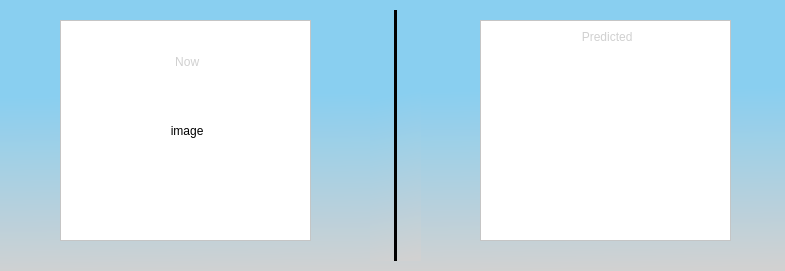
<?xml version="1.0" encoding="UTF-8"?>
<ui version="4.0">
 <class>CardsWidget</class>
 <widget class="QFrame" name="CardsWidget">
  <property name="geometry">
   <rect>
    <x>0</x>
    <y>0</y>
    <width>785</width>
    <height>271</height>
   </rect>
  </property>
  <property name="sizeIncrement">
   <size>
    <width>0</width>
    <height>1</height>
   </size>
  </property>
  <property name="windowTitle">
   <string>Frame</string>
  </property>
  <property name="autoFillBackground">
   <bool>false</bool>
  </property>
  <property name="styleSheet">
   <string notr="true">background-color: qlineargradient(spread:pad, x1:0.559, y1:0, x2:0.598, y2:1, stop:0.335196 rgba(137, 207, 240, 255), stop:1 rgba(209, 209, 209, 255));</string>
  </property>
  <widget class="QFrame" name="nowFrame">
   <property name="enabled">
    <bool>true</bool>
   </property>
   <property name="geometry">
    <rect>
     <x>60</x>
     <y>20</y>
     <width>251</width>
     <height>221</height>
    </rect>
   </property>
   <property name="styleSheet">
    <string notr="true">background-color: rgb(255, 255, 255);</string>
   </property>
   <property name="frameShape">
    <enum>QFrame::StyledPanel</enum>
   </property>
   <property name="frameShadow">
    <enum>QFrame::Raised</enum>
   </property>
   <layout class="QVBoxLayout" name="verticalLayout_4">
    <item>
     <layout class="QVBoxLayout" name="verticalLayout">
      <item>
       <widget class="QLabel" name="labelNow">
        <property name="palette">
         <palette>
          <active>
           <colorrole role="WindowText">
            <brush brushstyle="SolidPattern">
             <color alpha="255">
              <red>0</red>
              <green>0</green>
              <blue>0</blue>
             </color>
            </brush>
           </colorrole>
           <colorrole role="Button">
            <brush brushstyle="SolidPattern">
             <color alpha="255">
              <red>255</red>
              <green>255</green>
              <blue>255</blue>
             </color>
            </brush>
           </colorrole>
           <colorrole role="ButtonText">
            <brush brushstyle="SolidPattern">
             <color alpha="255">
              <red>0</red>
              <green>0</green>
              <blue>0</blue>
             </color>
            </brush>
           </colorrole>
           <colorrole role="Base">
            <brush brushstyle="SolidPattern">
             <color alpha="255">
              <red>255</red>
              <green>255</green>
              <blue>255</blue>
             </color>
            </brush>
           </colorrole>
           <colorrole role="Window">
            <brush brushstyle="SolidPattern">
             <color alpha="255">
              <red>255</red>
              <green>255</green>
              <blue>255</blue>
             </color>
            </brush>
           </colorrole>
           <colorrole role="HighlightedText">
            <brush brushstyle="SolidPattern">
             <color alpha="255">
              <red>0</red>
              <green>0</green>
              <blue>0</blue>
             </color>
            </brush>
           </colorrole>
          </active>
          <inactive>
           <colorrole role="WindowText">
            <brush brushstyle="SolidPattern">
             <color alpha="255">
              <red>208</red>
              <green>208</green>
              <blue>208</blue>
             </color>
            </brush>
           </colorrole>
           <colorrole role="Button">
            <brush brushstyle="SolidPattern">
             <color alpha="255">
              <red>255</red>
              <green>255</green>
              <blue>255</blue>
             </color>
            </brush>
           </colorrole>
           <colorrole role="ButtonText">
            <brush brushstyle="SolidPattern">
             <color alpha="255">
              <red>208</red>
              <green>208</green>
              <blue>208</blue>
             </color>
            </brush>
           </colorrole>
           <colorrole role="Base">
            <brush brushstyle="SolidPattern">
             <color alpha="255">
              <red>255</red>
              <green>255</green>
              <blue>255</blue>
             </color>
            </brush>
           </colorrole>
           <colorrole role="Window">
            <brush brushstyle="SolidPattern">
             <color alpha="255">
              <red>255</red>
              <green>255</green>
              <blue>255</blue>
             </color>
            </brush>
           </colorrole>
           <colorrole role="HighlightedText">
            <brush brushstyle="SolidPattern">
             <color alpha="255">
              <red>240</red>
              <green>240</green>
              <blue>240</blue>
             </color>
            </brush>
           </colorrole>
          </inactive>
          <disabled>
           <colorrole role="WindowText">
            <brush brushstyle="SolidPattern">
             <color alpha="96">
              <red>164</red>
              <green>166</green>
              <blue>168</blue>
             </color>
            </brush>
           </colorrole>
           <colorrole role="Button">
            <brush brushstyle="SolidPattern">
             <color alpha="255">
              <red>255</red>
              <green>255</green>
              <blue>255</blue>
             </color>
            </brush>
           </colorrole>
           <colorrole role="ButtonText">
            <brush brushstyle="SolidPattern">
             <color alpha="96">
              <red>164</red>
              <green>166</green>
              <blue>168</blue>
             </color>
            </brush>
           </colorrole>
           <colorrole role="Base">
            <brush brushstyle="SolidPattern">
             <color alpha="255">
              <red>255</red>
              <green>255</green>
              <blue>255</blue>
             </color>
            </brush>
           </colorrole>
           <colorrole role="Window">
            <brush brushstyle="SolidPattern">
             <color alpha="255">
              <red>255</red>
              <green>255</green>
              <blue>255</blue>
             </color>
            </brush>
           </colorrole>
           <colorrole role="HighlightedText">
            <brush brushstyle="SolidPattern">
             <color alpha="255">
              <red>240</red>
              <green>240</green>
              <blue>240</blue>
             </color>
            </brush>
           </colorrole>
          </disabled>
         </palette>
        </property>
        <property name="text">
         <string>&lt;holder&gt; Now</string>
        </property>
        <property name="alignment">
         <set>Qt::AlignCenter</set>
        </property>
       </widget>
      </item>
      <item>
       <widget class="QLabel" name="iconLabel">
        <property name="text">
         <string>&lt;holder&gt; image</string>
        </property>
        <property name="alignment">
         <set>Qt::AlignCenter</set>
        </property>
       </widget>
      </item>
      <item>
       <widget class="QLabel" name="labelNowValue">
        <property name="palette">
         <palette>
          <active>
           <colorrole role="WindowText">
            <brush brushstyle="SolidPattern">
             <color alpha="255">
              <red>0</red>
              <green>0</green>
              <blue>0</blue>
             </color>
            </brush>
           </colorrole>
           <colorrole role="Button">
            <brush brushstyle="SolidPattern">
             <color alpha="255">
              <red>255</red>
              <green>255</green>
              <blue>255</blue>
             </color>
            </brush>
           </colorrole>
           <colorrole role="ButtonText">
            <brush brushstyle="SolidPattern">
             <color alpha="255">
              <red>0</red>
              <green>0</green>
              <blue>0</blue>
             </color>
            </brush>
           </colorrole>
           <colorrole role="Base">
            <brush brushstyle="SolidPattern">
             <color alpha="255">
              <red>255</red>
              <green>255</green>
              <blue>255</blue>
             </color>
            </brush>
           </colorrole>
           <colorrole role="Window">
            <brush brushstyle="SolidPattern">
             <color alpha="255">
              <red>255</red>
              <green>255</green>
              <blue>255</blue>
             </color>
            </brush>
           </colorrole>
           <colorrole role="HighlightedText">
            <brush brushstyle="SolidPattern">
             <color alpha="255">
              <red>0</red>
              <green>0</green>
              <blue>0</blue>
             </color>
            </brush>
           </colorrole>
          </active>
          <inactive>
           <colorrole role="WindowText">
            <brush brushstyle="SolidPattern">
             <color alpha="255">
              <red>208</red>
              <green>208</green>
              <blue>208</blue>
             </color>
            </brush>
           </colorrole>
           <colorrole role="Button">
            <brush brushstyle="SolidPattern">
             <color alpha="255">
              <red>255</red>
              <green>255</green>
              <blue>255</blue>
             </color>
            </brush>
           </colorrole>
           <colorrole role="ButtonText">
            <brush brushstyle="SolidPattern">
             <color alpha="255">
              <red>208</red>
              <green>208</green>
              <blue>208</blue>
             </color>
            </brush>
           </colorrole>
           <colorrole role="Base">
            <brush brushstyle="SolidPattern">
             <color alpha="255">
              <red>255</red>
              <green>255</green>
              <blue>255</blue>
             </color>
            </brush>
           </colorrole>
           <colorrole role="Window">
            <brush brushstyle="SolidPattern">
             <color alpha="255">
              <red>255</red>
              <green>255</green>
              <blue>255</blue>
             </color>
            </brush>
           </colorrole>
           <colorrole role="HighlightedText">
            <brush brushstyle="SolidPattern">
             <color alpha="255">
              <red>240</red>
              <green>240</green>
              <blue>240</blue>
             </color>
            </brush>
           </colorrole>
          </inactive>
          <disabled>
           <colorrole role="WindowText">
            <brush brushstyle="SolidPattern">
             <color alpha="96">
              <red>164</red>
              <green>166</green>
              <blue>168</blue>
             </color>
            </brush>
           </colorrole>
           <colorrole role="Button">
            <brush brushstyle="SolidPattern">
             <color alpha="255">
              <red>255</red>
              <green>255</green>
              <blue>255</blue>
             </color>
            </brush>
           </colorrole>
           <colorrole role="ButtonText">
            <brush brushstyle="SolidPattern">
             <color alpha="96">
              <red>164</red>
              <green>166</green>
              <blue>168</blue>
             </color>
            </brush>
           </colorrole>
           <colorrole role="Base">
            <brush brushstyle="SolidPattern">
             <color alpha="255">
              <red>255</red>
              <green>255</green>
              <blue>255</blue>
             </color>
            </brush>
           </colorrole>
           <colorrole role="Window">
            <brush brushstyle="SolidPattern">
             <color alpha="255">
              <red>255</red>
              <green>255</green>
              <blue>255</blue>
             </color>
            </brush>
           </colorrole>
           <colorrole role="HighlightedText">
            <brush brushstyle="SolidPattern">
             <color alpha="255">
              <red>240</red>
              <green>240</green>
              <blue>240</blue>
             </color>
            </brush>
           </colorrole>
          </disabled>
         </palette>
        </property>
        <property name="text">
         <string>&lt;valuePlaceHolder&gt;</string>
        </property>
        <property name="alignment">
         <set>Qt::AlignCenter</set>
        </property>
       </widget>
      </item>
     </layout>
    </item>
   </layout>
  </widget>
  <widget class="Line" name="line">
   <property name="geometry">
    <rect>
     <x>370</x>
     <y>10</y>
     <width>51</width>
     <height>251</height>
    </rect>
   </property>
   <property name="palette">
    <palette>
     <active>
      <colorrole role="Button">
       <brush brushstyle="LinearGradientPattern">
        <gradient startx="0.559000000000000" starty="0.000000000000000" endx="0.598000000000000" endy="1.000000000000000" type="LinearGradient" spread="PadSpread" coordinatemode="ObjectBoundingMode">
         <gradientstop position="0.335196000000000">
          <color alpha="255">
           <red>137</red>
           <green>207</green>
           <blue>240</blue>
          </color>
         </gradientstop>
         <gradientstop position="1.000000000000000">
          <color alpha="255">
           <red>209</red>
           <green>209</green>
           <blue>209</blue>
          </color>
         </gradientstop>
        </gradient>
       </brush>
      </colorrole>
      <colorrole role="Dark">
       <brush brushstyle="SolidPattern">
        <color alpha="255">
         <red>183</red>
         <green>208</green>
         <blue>220</blue>
        </color>
       </brush>
      </colorrole>
      <colorrole role="Base">
       <brush brushstyle="LinearGradientPattern">
        <gradient startx="0.559000000000000" starty="0.000000000000000" endx="0.598000000000000" endy="1.000000000000000" type="LinearGradient" spread="PadSpread" coordinatemode="ObjectBoundingMode">
         <gradientstop position="0.335196000000000">
          <color alpha="255">
           <red>137</red>
           <green>207</green>
           <blue>240</blue>
          </color>
         </gradientstop>
         <gradientstop position="1.000000000000000">
          <color alpha="255">
           <red>209</red>
           <green>209</green>
           <blue>209</blue>
          </color>
         </gradientstop>
        </gradient>
       </brush>
      </colorrole>
      <colorrole role="Window">
       <brush brushstyle="LinearGradientPattern">
        <gradient startx="0.559000000000000" starty="0.000000000000000" endx="0.598000000000000" endy="1.000000000000000" type="LinearGradient" spread="PadSpread" coordinatemode="ObjectBoundingMode">
         <gradientstop position="0.335196000000000">
          <color alpha="255">
           <red>137</red>
           <green>207</green>
           <blue>240</blue>
          </color>
         </gradientstop>
         <gradientstop position="1.000000000000000">
          <color alpha="255">
           <red>209</red>
           <green>209</green>
           <blue>209</blue>
          </color>
         </gradientstop>
        </gradient>
       </brush>
      </colorrole>
     </active>
     <inactive>
      <colorrole role="Button">
       <brush brushstyle="LinearGradientPattern">
        <gradient startx="0.559000000000000" starty="0.000000000000000" endx="0.598000000000000" endy="1.000000000000000" type="LinearGradient" spread="PadSpread" coordinatemode="ObjectBoundingMode">
         <gradientstop position="0.335196000000000">
          <color alpha="255">
           <red>137</red>
           <green>207</green>
           <blue>240</blue>
          </color>
         </gradientstop>
         <gradientstop position="1.000000000000000">
          <color alpha="255">
           <red>209</red>
           <green>209</green>
           <blue>209</blue>
          </color>
         </gradientstop>
        </gradient>
       </brush>
      </colorrole>
      <colorrole role="Dark">
       <brush brushstyle="SolidPattern">
        <color alpha="255">
         <red>64</red>
         <green>65</green>
         <blue>66</blue>
        </color>
       </brush>
      </colorrole>
      <colorrole role="Base">
       <brush brushstyle="LinearGradientPattern">
        <gradient startx="0.559000000000000" starty="0.000000000000000" endx="0.598000000000000" endy="1.000000000000000" type="LinearGradient" spread="PadSpread" coordinatemode="ObjectBoundingMode">
         <gradientstop position="0.335196000000000">
          <color alpha="255">
           <red>137</red>
           <green>207</green>
           <blue>240</blue>
          </color>
         </gradientstop>
         <gradientstop position="1.000000000000000">
          <color alpha="255">
           <red>209</red>
           <green>209</green>
           <blue>209</blue>
          </color>
         </gradientstop>
        </gradient>
       </brush>
      </colorrole>
      <colorrole role="Window">
       <brush brushstyle="LinearGradientPattern">
        <gradient startx="0.559000000000000" starty="0.000000000000000" endx="0.598000000000000" endy="1.000000000000000" type="LinearGradient" spread="PadSpread" coordinatemode="ObjectBoundingMode">
         <gradientstop position="0.335196000000000">
          <color alpha="255">
           <red>137</red>
           <green>207</green>
           <blue>240</blue>
          </color>
         </gradientstop>
         <gradientstop position="1.000000000000000">
          <color alpha="255">
           <red>209</red>
           <green>209</green>
           <blue>209</blue>
          </color>
         </gradientstop>
        </gradient>
       </brush>
      </colorrole>
     </inactive>
     <disabled>
      <colorrole role="Button">
       <brush brushstyle="LinearGradientPattern">
        <gradient startx="0.559000000000000" starty="0.000000000000000" endx="0.598000000000000" endy="1.000000000000000" type="LinearGradient" spread="PadSpread" coordinatemode="ObjectBoundingMode">
         <gradientstop position="0.335196000000000">
          <color alpha="255">
           <red>137</red>
           <green>207</green>
           <blue>240</blue>
          </color>
         </gradientstop>
         <gradientstop position="1.000000000000000">
          <color alpha="255">
           <red>209</red>
           <green>209</green>
           <blue>209</blue>
          </color>
         </gradientstop>
        </gradient>
       </brush>
      </colorrole>
      <colorrole role="Dark">
       <brush brushstyle="SolidPattern">
        <color alpha="255">
         <red>183</red>
         <green>208</green>
         <blue>220</blue>
        </color>
       </brush>
      </colorrole>
      <colorrole role="Base">
       <brush brushstyle="LinearGradientPattern">
        <gradient startx="0.559000000000000" starty="0.000000000000000" endx="0.598000000000000" endy="1.000000000000000" type="LinearGradient" spread="PadSpread" coordinatemode="ObjectBoundingMode">
         <gradientstop position="0.335196000000000">
          <color alpha="255">
           <red>137</red>
           <green>207</green>
           <blue>240</blue>
          </color>
         </gradientstop>
         <gradientstop position="1.000000000000000">
          <color alpha="255">
           <red>209</red>
           <green>209</green>
           <blue>209</blue>
          </color>
         </gradientstop>
        </gradient>
       </brush>
      </colorrole>
      <colorrole role="Window">
       <brush brushstyle="LinearGradientPattern">
        <gradient startx="0.559000000000000" starty="0.000000000000000" endx="0.598000000000000" endy="1.000000000000000" type="LinearGradient" spread="PadSpread" coordinatemode="ObjectBoundingMode">
         <gradientstop position="0.335196000000000">
          <color alpha="255">
           <red>137</red>
           <green>207</green>
           <blue>240</blue>
          </color>
         </gradientstop>
         <gradientstop position="1.000000000000000">
          <color alpha="255">
           <red>209</red>
           <green>209</green>
           <blue>209</blue>
          </color>
         </gradientstop>
        </gradient>
       </brush>
      </colorrole>
     </disabled>
    </palette>
   </property>
   <property name="frameShadow">
    <enum>QFrame::Plain</enum>
   </property>
   <property name="lineWidth">
    <number>3</number>
   </property>
   <property name="orientation">
    <enum>Qt::Vertical</enum>
   </property>
  </widget>
  <widget class="QFrame" name="predictedFrame">
   <property name="geometry">
    <rect>
     <x>480</x>
     <y>20</y>
     <width>251</width>
     <height>221</height>
    </rect>
   </property>
   <property name="sizeIncrement">
    <size>
     <width>1</width>
     <height>1</height>
    </size>
   </property>
   <property name="autoFillBackground">
    <bool>false</bool>
   </property>
   <property name="styleSheet">
    <string notr="true">background-color: rgb(255, 255, 255);</string>
   </property>
   <property name="frameShape">
    <enum>QFrame::StyledPanel</enum>
   </property>
   <property name="frameShadow">
    <enum>QFrame::Raised</enum>
   </property>
   <layout class="QVBoxLayout" name="verticalLayout_3">
    <item>
     <layout class="QVBoxLayout" name="verticalLayout_2" stretch="0,2">
      <property name="spacing">
       <number>2</number>
      </property>
      <item>
       <widget class="QLabel" name="labelPredicted">
        <property name="palette">
         <palette>
          <active>
           <colorrole role="WindowText">
            <brush brushstyle="SolidPattern">
             <color alpha="255">
              <red>0</red>
              <green>0</green>
              <blue>0</blue>
             </color>
            </brush>
           </colorrole>
           <colorrole role="Button">
            <brush brushstyle="SolidPattern">
             <color alpha="255">
              <red>255</red>
              <green>255</green>
              <blue>255</blue>
             </color>
            </brush>
           </colorrole>
           <colorrole role="ButtonText">
            <brush brushstyle="SolidPattern">
             <color alpha="255">
              <red>0</red>
              <green>0</green>
              <blue>0</blue>
             </color>
            </brush>
           </colorrole>
           <colorrole role="Base">
            <brush brushstyle="SolidPattern">
             <color alpha="255">
              <red>255</red>
              <green>255</green>
              <blue>255</blue>
             </color>
            </brush>
           </colorrole>
           <colorrole role="Window">
            <brush brushstyle="SolidPattern">
             <color alpha="255">
              <red>255</red>
              <green>255</green>
              <blue>255</blue>
             </color>
            </brush>
           </colorrole>
           <colorrole role="HighlightedText">
            <brush brushstyle="SolidPattern">
             <color alpha="255">
              <red>0</red>
              <green>0</green>
              <blue>0</blue>
             </color>
            </brush>
           </colorrole>
          </active>
          <inactive>
           <colorrole role="WindowText">
            <brush brushstyle="SolidPattern">
             <color alpha="255">
              <red>208</red>
              <green>208</green>
              <blue>208</blue>
             </color>
            </brush>
           </colorrole>
           <colorrole role="Button">
            <brush brushstyle="SolidPattern">
             <color alpha="255">
              <red>255</red>
              <green>255</green>
              <blue>255</blue>
             </color>
            </brush>
           </colorrole>
           <colorrole role="ButtonText">
            <brush brushstyle="SolidPattern">
             <color alpha="255">
              <red>208</red>
              <green>208</green>
              <blue>208</blue>
             </color>
            </brush>
           </colorrole>
           <colorrole role="Base">
            <brush brushstyle="SolidPattern">
             <color alpha="255">
              <red>255</red>
              <green>255</green>
              <blue>255</blue>
             </color>
            </brush>
           </colorrole>
           <colorrole role="Window">
            <brush brushstyle="SolidPattern">
             <color alpha="255">
              <red>255</red>
              <green>255</green>
              <blue>255</blue>
             </color>
            </brush>
           </colorrole>
           <colorrole role="HighlightedText">
            <brush brushstyle="SolidPattern">
             <color alpha="255">
              <red>240</red>
              <green>240</green>
              <blue>240</blue>
             </color>
            </brush>
           </colorrole>
          </inactive>
          <disabled>
           <colorrole role="WindowText">
            <brush brushstyle="SolidPattern">
             <color alpha="96">
              <red>164</red>
              <green>166</green>
              <blue>168</blue>
             </color>
            </brush>
           </colorrole>
           <colorrole role="Button">
            <brush brushstyle="SolidPattern">
             <color alpha="255">
              <red>255</red>
              <green>255</green>
              <blue>255</blue>
             </color>
            </brush>
           </colorrole>
           <colorrole role="ButtonText">
            <brush brushstyle="SolidPattern">
             <color alpha="96">
              <red>164</red>
              <green>166</green>
              <blue>168</blue>
             </color>
            </brush>
           </colorrole>
           <colorrole role="Base">
            <brush brushstyle="SolidPattern">
             <color alpha="255">
              <red>255</red>
              <green>255</green>
              <blue>255</blue>
             </color>
            </brush>
           </colorrole>
           <colorrole role="Window">
            <brush brushstyle="SolidPattern">
             <color alpha="255">
              <red>255</red>
              <green>255</green>
              <blue>255</blue>
             </color>
            </brush>
           </colorrole>
           <colorrole role="HighlightedText">
            <brush brushstyle="SolidPattern">
             <color alpha="255">
              <red>240</red>
              <green>240</green>
              <blue>240</blue>
             </color>
            </brush>
           </colorrole>
          </disabled>
         </palette>
        </property>
        <property name="text">
         <string>&lt;holder&gt; Predicted</string>
        </property>
        <property name="alignment">
         <set>Qt::AlignCenter</set>
        </property>
       </widget>
      </item>
      <item>
       <widget class="QWidget" name="emilWidget" native="true">
        <property name="minimumSize">
         <size>
          <width>235</width>
          <height>190</height>
         </size>
        </property>
       </widget>
      </item>
     </layout>
    </item>
   </layout>
  </widget>
 </widget>
 <resources/>
 <connections/>
</ui>
